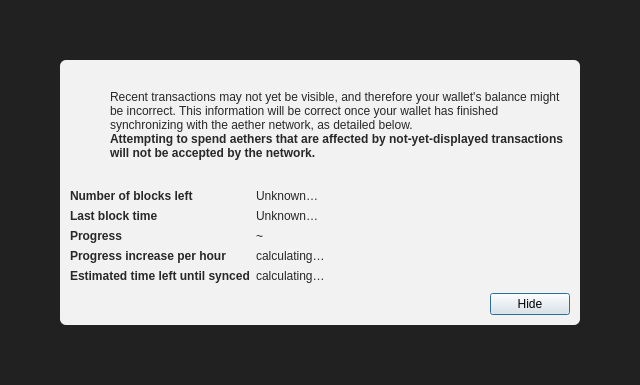
<?xml version="1.0" encoding="UTF-8"?>
<ui version="4.0">
 <class>ModalOverlay</class>
 <widget class="QWidget" name="ModalOverlay">
  <property name="geometry">
   <rect>
    <x>0</x>
    <y>0</y>
    <width>640</width>
    <height>385</height>
   </rect>
  </property>
  <property name="windowTitle">
   <string>Form</string>
  </property>
  <layout class="QVBoxLayout" name="verticalLayout" stretch="0">
   <property name="sizeConstraint">
    <enum>QLayout::SetDefaultConstraint</enum>
   </property>
   <property name="leftMargin">
    <number>0</number>
   </property>
   <property name="topMargin">
    <number>0</number>
   </property>
   <property name="rightMargin">
    <number>0</number>
   </property>
   <property name="bottomMargin">
    <number>0</number>
   </property>
   <item>
    <widget class="QWidget" name="bgWidget" native="true">
     <property name="styleSheet">
      <string notr="true">#bgWidget { background: rgba(0,0,0,220); }</string>
     </property>
     <layout class="QVBoxLayout" name="verticalLayoutMain" stretch="1">
      <property name="leftMargin">
       <number>60</number>
      </property>
      <property name="topMargin">
       <number>60</number>
      </property>
      <property name="rightMargin">
       <number>60</number>
      </property>
      <property name="bottomMargin">
       <number>60</number>
      </property>
      <item>
       <widget class="QWidget" name="contentWidget" native="true">
        <property name="styleSheet">
         <string notr="true">#contentWidget { background: rgba(255,255,255,240); border-radius: 6px; }

QLabel { color: rgb(40,40,40);  }</string>
        </property>
        <layout class="QVBoxLayout" name="verticalLayoutSub" stretch="1,0,0,0">
         <property name="spacing">
          <number>0</number>
         </property>
         <property name="leftMargin">
          <number>10</number>
         </property>
         <property name="topMargin">
          <number>10</number>
         </property>
         <property name="rightMargin">
          <number>10</number>
         </property>
         <property name="bottomMargin">
          <number>10</number>
         </property>
         <item>
          <layout class="QHBoxLayout" name="horizontalLayoutIconText" stretch="0,1">
           <property name="topMargin">
            <number>20</number>
           </property>
           <item>
            <layout class="QVBoxLayout" name="verticalLayoutIcon">
             <property name="leftMargin">
              <number>0</number>
             </property>
             <item>
              <widget class="QPushButton" name="warningIcon">
               <property name="enabled">
                <bool>false</bool>
               </property>
               <property name="text">
                <string/>
               </property>
               <property name="icon">
                <iconset>
                 <normaloff>:/icons/warning</normaloff>
                 <disabledoff>:/icons/warning</disabledoff>:/icons/warning</iconset>
               </property>
               <property name="iconSize">
                <size>
                 <width>48</width>
                 <height>48</height>
                </size>
               </property>
               <property name="flat">
                <bool>true</bool>
               </property>
              </widget>
             </item>
             <item>
              <spacer name="verticalSpacerWarningIcon">
               <property name="orientation">
                <enum>Qt::Vertical</enum>
               </property>
               <property name="sizeHint" stdset="0">
                <size>
                 <width>20</width>
                 <height>40</height>
                </size>
               </property>
              </spacer>
             </item>
            </layout>
           </item>
           <item>
            <layout class="QVBoxLayout" name="verticalLayoutInfoText">
             <property name="leftMargin">
              <number>0</number>
             </property>
             <property name="topMargin">
              <number>0</number>
             </property>
             <item>
              <widget class="QLabel" name="infoText">
               <property name="text">
                <string>Recent transactions may not yet be visible, and therefore your wallet's balance might be incorrect. This information will be correct once your wallet has finished synchronizing with the aether network, as detailed below.</string>
               </property>
               <property name="textFormat">
                <enum>Qt::RichText</enum>
               </property>
               <property name="wordWrap">
                <bool>true</bool>
               </property>
              </widget>
             </item>
             <item>
              <widget class="QLabel" name="infoTextStrong">
               <property name="font">
                <font>
                 <weight>75</weight>
                 <bold>true</bold>
                </font>
               </property>
               <property name="text">
                <string>Attempting to spend aethers that are affected by not-yet-displayed transactions will not be accepted by the network.</string>
               </property>
               <property name="textFormat">
                <enum>Qt::RichText</enum>
               </property>
               <property name="wordWrap">
                <bool>true</bool>
               </property>
              </widget>
             </item>
             <item>
              <spacer name="verticalSpacerInTextSpace">
               <property name="orientation">
                <enum>Qt::Vertical</enum>
               </property>
               <property name="sizeHint" stdset="0">
                <size>
                 <width>20</width>
                 <height>40</height>
                </size>
               </property>
              </spacer>
             </item>
            </layout>
           </item>
          </layout>
         </item>
         <item>
          <spacer name="verticalSpacerAfterText">
           <property name="orientation">
            <enum>Qt::Vertical</enum>
           </property>
           <property name="sizeHint" stdset="0">
            <size>
             <width>20</width>
             <height>40</height>
            </size>
           </property>
          </spacer>
         </item>
         <item>
          <layout class="QFormLayout" name="formLayout">
           <property name="fieldGrowthPolicy">
            <enum>QFormLayout::FieldsStayAtSizeHint</enum>
           </property>
           <property name="horizontalSpacing">
            <number>6</number>
           </property>
           <property name="verticalSpacing">
            <number>6</number>
           </property>
           <property name="topMargin">
            <number>10</number>
           </property>
           <item row="0" column="0">
            <widget class="QLabel" name="labelNumberOfBlocksLeft">
             <property name="font">
              <font>
               <weight>75</weight>
               <bold>true</bold>
              </font>
             </property>
             <property name="text">
              <string>Number of blocks left</string>
             </property>
            </widget>
           </item>
           <item row="0" column="1">
            <widget class="QLabel" name="numberOfBlocksLeft">
             <property name="text">
              <string>Unknown…</string>
             </property>
            </widget>
           </item>
           <item row="1" column="0">
            <widget class="QLabel" name="labelLastBlockTime">
             <property name="font">
              <font>
               <weight>75</weight>
               <bold>true</bold>
              </font>
             </property>
             <property name="text">
              <string>Last block time</string>
             </property>
            </widget>
           </item>
           <item row="1" column="1">
            <widget class="QLabel" name="newestBlockDate">
             <property name="sizePolicy">
              <sizepolicy hsizetype="Maximum" vsizetype="Preferred">
               <horstretch>0</horstretch>
               <verstretch>0</verstretch>
              </sizepolicy>
             </property>
             <property name="text">
              <string>Unknown…</string>
             </property>
            </widget>
           </item>
           <item row="2" column="0">
            <widget class="QLabel" name="labelSyncDone">
             <property name="font">
              <font>
               <weight>75</weight>
               <bold>true</bold>
              </font>
             </property>
             <property name="text">
              <string>Progress</string>
             </property>
            </widget>
           </item>
           <item row="2" column="1">
            <layout class="QHBoxLayout" name="horizontalLayoutSync" stretch="0,1">
             <item>
              <widget class="QLabel" name="percentageProgress">
               <property name="text">
                <string notr="true">~</string>
               </property>
              </widget>
             </item>
            </layout>
           </item>
           <item row="4" column="0">
            <widget class="QLabel" name="labelProgressIncrease">
             <property name="font">
              <font>
               <weight>75</weight>
               <bold>true</bold>
              </font>
             </property>
             <property name="text">
              <string>Progress increase per hour</string>
             </property>
            </widget>
           </item>
           <item row="4" column="1">
            <widget class="QLabel" name="progressIncreasePerH">
             <property name="text">
              <string>calculating…</string>
             </property>
            </widget>
           </item>
           <item row="5" column="0">
            <widget class="QLabel" name="labelEstimatedTimeLeft">
             <property name="font">
              <font>
               <weight>75</weight>
               <bold>true</bold>
              </font>
             </property>
             <property name="text">
              <string>Estimated time left until synced</string>
             </property>
            </widget>
           </item>
           <item row="5" column="1">
            <widget class="QLabel" name="expectedTimeLeft">
             <property name="text">
              <string>calculating…</string>
             </property>
            </widget>
           </item>
          </layout>
         </item>
         <item>
          <layout class="QHBoxLayout" name="horizontalLayoutButtons">
           <property name="leftMargin">
            <number>10</number>
           </property>
           <property name="topMargin">
            <number>10</number>
           </property>
           <item>
            <spacer name="horizontalSpacer">
             <property name="orientation">
              <enum>Qt::Horizontal</enum>
             </property>
             <property name="sizeHint" stdset="0">
              <size>
               <width>40</width>
               <height>20</height>
              </size>
             </property>
            </spacer>
           </item>
           <item>
            <widget class="QPushButton" name="closeButton">
             <property name="text">
              <string>Hide</string>
             </property>
             <property name="shortcut">
              <string>Esc</string>
             </property>
             <property name="focusPolicy">
              <enum>Qt::StrongFocus</enum>
             </property>
             <property name="default">
              <bool>true</bool>
             </property>
            </widget>
           </item>
          </layout>
         </item>
        </layout>
       </widget>
      </item>
     </layout>
    </widget>
   </item>
  </layout>
 </widget>
 <resources/>
 <connections/>
</ui>
